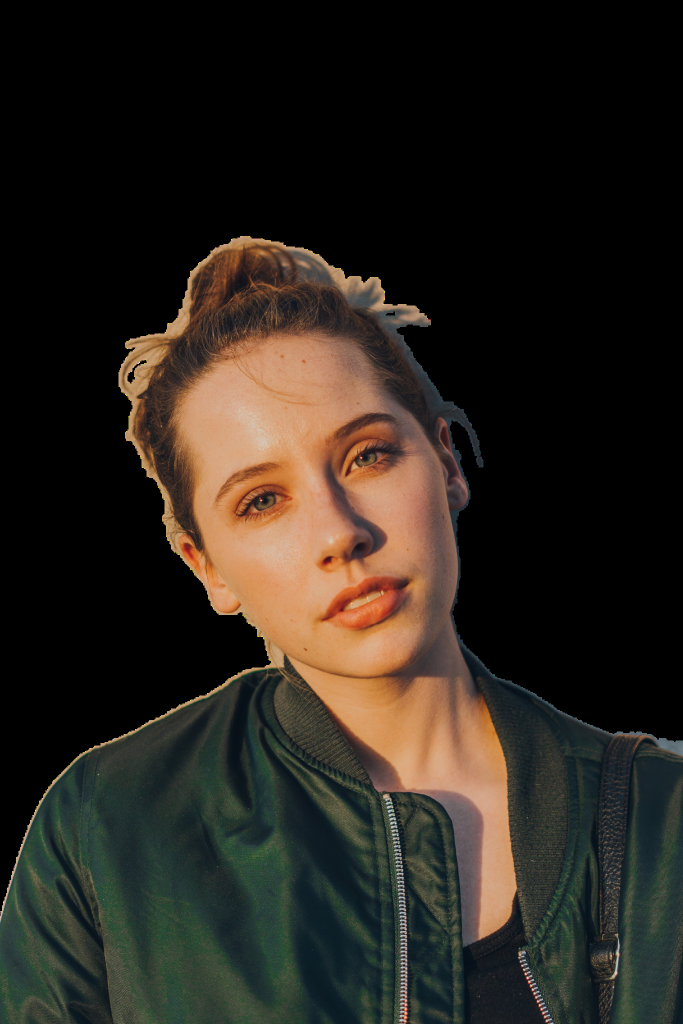
#> input picture ADIP/person/gt/gt6.PNG, 1365 x 2048 px, found by its file name (shown at 1/2 size)
$ jupyter execute --allow-errors 'U-net Predict & Evaluation.ipynb'   (older library calls are emulated)   (text cells are left out)
#> lines starting #> are read from the running program, lines starting #| are printed output that depends on the picture; pictures that were not available may be replaced by others from this repository, and a replacement may not be noted
[cell 1]
import os
import sys
import random
import warnings
import cv2
import time
import numpy as np
import pandas as pd
import time

import matplotlib.pyplot as plt
import glob
from tqdm import tqdm          ## 顯示進度條
import tensorflow as tf
from keras.models import *
from keras.layers import *
from keras.optimizers import *
from keras.preprocessing.image import array_to_img
from keras.models import Model, load_model
from keras.layers import Input, BatchNormalization
from keras.layers.core import Dropout, Lambda
from keras.layers.convolutional import Conv2D, Conv2DTranspose
from keras.layers.pooling import MaxPooling2D
from keras.layers.merge import concatenate
from keras.callbacks import EarlyStopping, ModelCheckpoint
## 使用GPU
from keras import backend as K
K.tensorflow_backend._get_available_gpus()
#> (this line was passed over: keras is not available in this run)

[cell 2]
# import jtplot submodule from jupyterthemes
from jupyterthemes import jtplot

# currently installed theme will be used to
# set plot style if no arguments provided
jtplot.style()

[cell 3]
## 因為 plt 轉為 RGB 要使用 CV 寫入圖片要再轉回 BGR
# [30 lines left out: functions cv_write, removeBackground, not called in this run]

[cell 4]
# Define IoU metric
# [10 lines left out: function mean_iou, not called in this run]

#> (a cell that did not finish here is left out)

[cell 6]
start = time.time()
#> (the rest of this cell did not finish here and is left out)

[cell 7]
real = cv2.imread('./test_data/gt/gt6.PNG')
#> real is the input picture: shape (2048, 1365, 3); mean B, G, R 29.2, 36.5, 42.3
pred = cv2.imread('./humanparsing/ModifyPredict/6.jpeg')
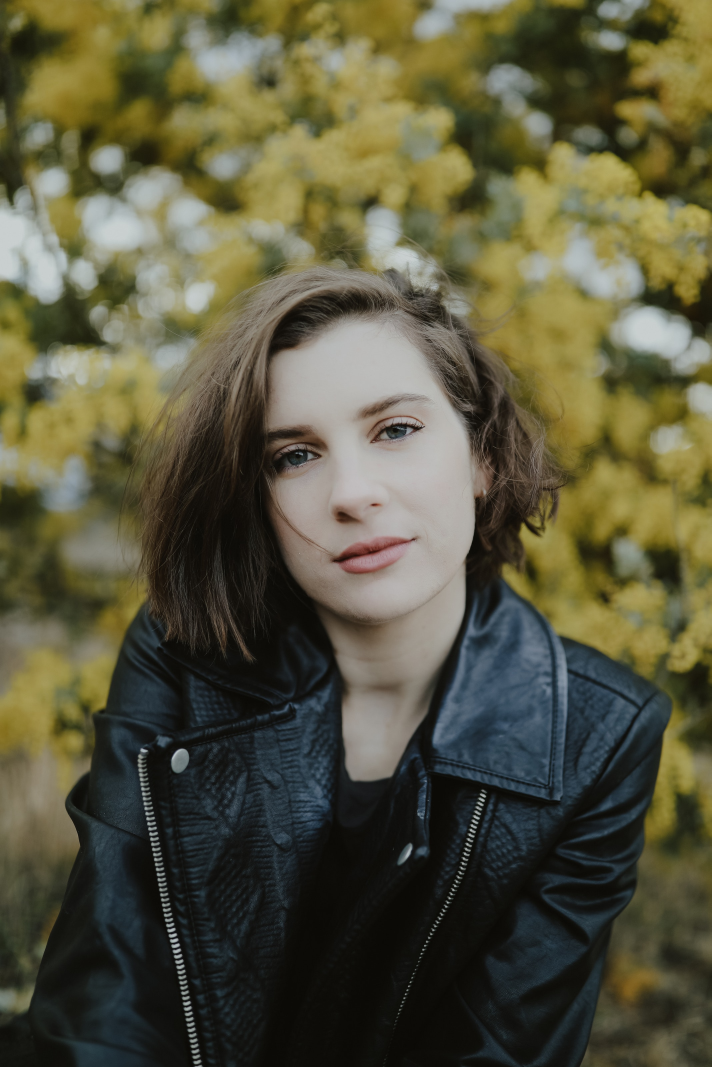
#> input picture ADIP/person/test data/10.jpeg, 2134 x 3201 px, given in place of 6.jpeg, which was not available (shown at 1/3 size)
#> pred is the input picture: shape (3201, 2134, 3); mean B, G, R 62.1, 86.2, 88.5
real = cv2.resize(real, (pred.shape[1], pred.shape[0]),
                               interpolation=cv2.INTER_CUBIC)
#> real: shape (3201, 2134, 3)
plt.figure(figsize=(15,15))
plt.subplot(121)
plt.grid(False)
plt.imshow(real)
plt.subplot(122)
plt.grid(False)
plt.imshow(pred)
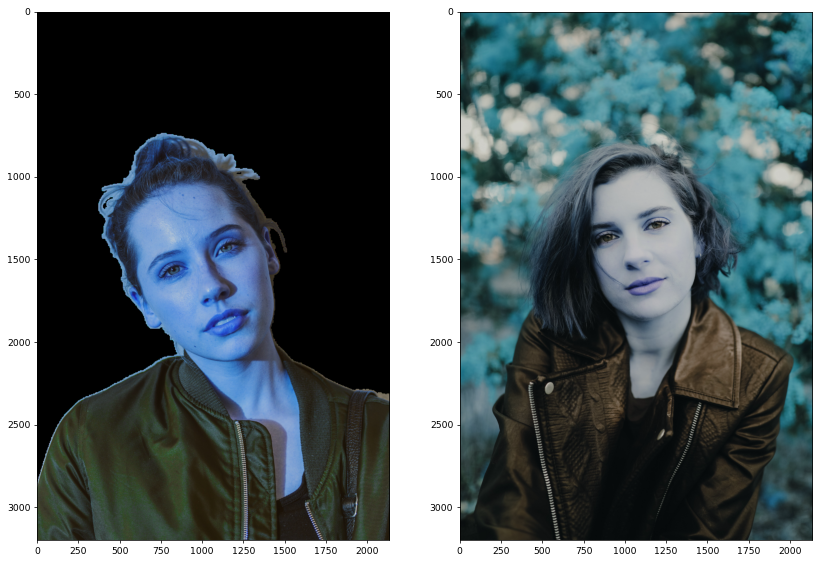
#> figure drawn by matplotlib, 2 panels; B, G, R data is drawn as R, G, B

[cell 8]
# [23 lines left out: function Precision_Recall, not called in this run]
# Precision_Recall(real_, pred_, h, w, c)

[cell 9]
# [8 lines left out: function MAE, not called in this run]
# MAE(real, pred, h, w, c)

[cell 10]
# [19 lines left out: function removeBackground, not called in this run]

[cell 11]
precision = []
recall = []
f1 = []
mae = []
time_ = []
#> (the rest of this cell did not finish here and is left out)

#> (a cell that did not finish here is left out)

[cell 13]
import cv2

# Read the images
foreground = cv2.imread("./DataAndMask/Original/man-person-jumping-desert.png")
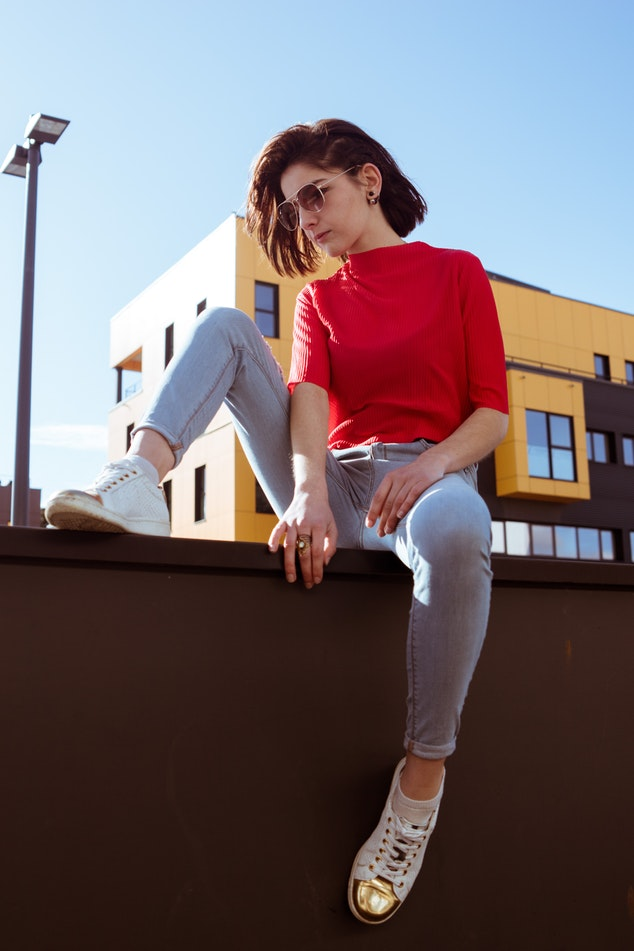
#> input picture ADIP/person/test data/11.jpeg, 634 x 951 px, given in place of man-person-jumping-desert.png, which was not available
#> foreground is the input picture: shape (951, 634, 3); mean B, G, R 110.8, 106.3, 119.2
background = cv2.imread("./DataAndMask/g3HmWc0.jpg")
alpha = cv2.imread("./DataAndMask/label/man-person-jumping-desert.png")
background = cv2.resize(background, (foreground.shape[1], foreground.shape[0]),
                                interpolation=cv2.INTER_CUBIC)

# Convert uint8 to float
foreground = foreground.astype(float)
background = background.astype(float)

# Normalize the alpha mask to keep intensity between 0 and 1
#> (the rest of this cell did not finish here and is left out)
